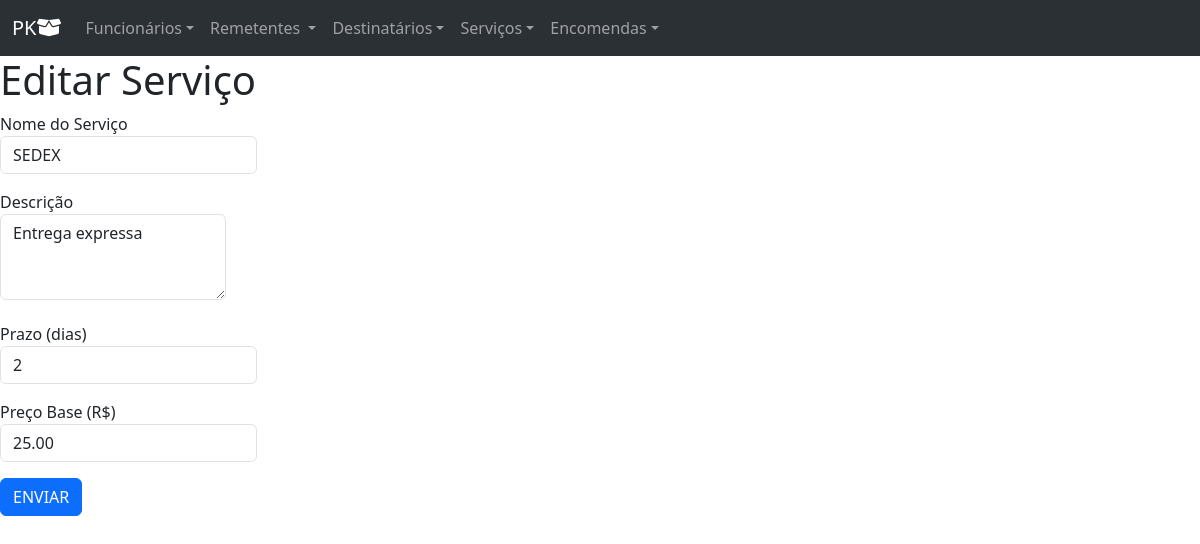
/?page=editar-servico&id_tipo_servico=1, run on the app's committed database.
### tables this page shows
CREATE TABLE IF NOT EXISTS `tipo_servico` (
  `id_tipo_servico` INT NOT NULL AUTO_INCREMENT,
  `nome_servico` VARCHAR(50) NOT NULL,
  `descricao` VARCHAR(200) NULL,
  `prazo_dias` INT NULL,
  `preco_base` DECIMAL(10,2) NULL,
  PRIMARY KEY (`id_tipo_servico`));

### editar-servico.php (the view, shortened to what this page needs)
<h1>Editar Serviço</h1>
<?php
	$sql = "SELECT * FROM tipo_servico  WHERE id_tipo_servico = ".@$_REQUEST['id_tipo_servico'];
	$res = $conn->query($sql);
	$row = $res->fetch_object();
 ?>
 <form action="?page=salvar-servico" method="POST">
 	<div class="mb-3">
 		<label>Nome do Serviço
 			<input type="text" name="nome_servico" class="form-control" value="<?php print $row->nome_servico; ?>">
 		</label>
 	</div>
 	<div class="mb-3">
 		<label>Descrição
 			<textarea name="descricao" class="form-control" rows="3"><?php print $row->descricao; ?></textarea>
 		</label>
 	</div>
 	<div class="mb-3">
 		<label>Prazo (dias)
 			<input type="number" name="prazo_dias" class="form-control" value="<?php print $row->prazo_dias; ?>">
 		</label>
 	</div>
 	<div class="mb-3">
 		<label>Preço Base (R$)
 			<input type="number" step="0.01" name="preco_base" class="form-control" value="<?php print $row->preco_base; ?>">
 		</label>
 	</div>
 	<div>
		<button type="submit" class="btn btn-primary">ENVIAR</button>
	</div>
 </form>

### data on the page
tipo_servico: nome_servico "SEDEX", descricao "Entrega expressa", prazo_dias "2", preco_base "25.00"
